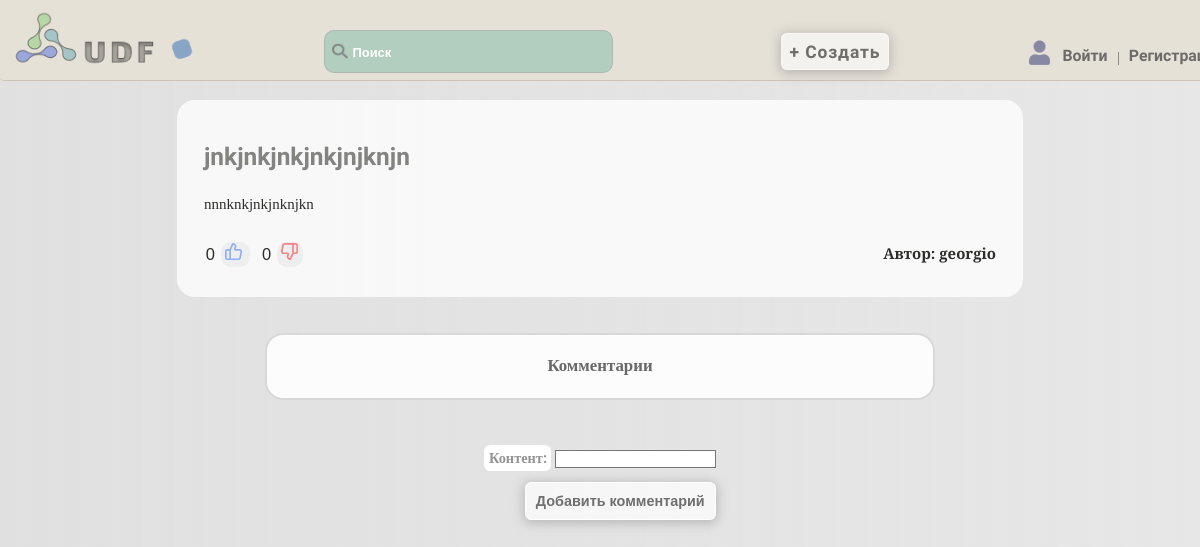
The page /5/review/ on the database its author committed.
### articles/models.py (models this page shows, shortened)
class Article(models.Model):
    title = models.CharField(max_length=255, verbose_name='Заголовок')
    content = models.TextField(verbose_name='Контент')
    author = models.ForeignKey(settings.AUTH_USER_MODEL, on_delete=models.CASCADE)
    created_at = models.DateTimeField(auto_now_add=True, verbose_name='Дата')
    photo = models.ImageField(upload_to='photo', blank=True, verbose_name='Изображение')
    likes = models.ManyToManyField(settings.AUTH_USER_MODEL, related_name='liked_articles')
    dislikes = models.ManyToManyField(settings.AUTH_USER_MODEL, related_name='disliked_articles')
    category = models.ForeignKey('Category', on_delete=models.PROTECT, verbose_name="Категория")

### accounts/models.py (models this page shows, shortened)
class User(AbstractUser):
    username = models.CharField(max_length=150, unique=True, verbose_name='Имя')
    password = models.CharField(max_length=128, null=False, blank=False, verbose_name='Пароль')
    bio = models.TextField(blank=True,verbose_name='Биография')
    country = models.CharField(max_length=50, blank=True, verbose_name='Страна')
    city = models.CharField(max_length=50, blank=True, verbose_name='Город')
    is_online = models.BooleanField(default=False, verbose_name='Статус')
    occupation = models.CharField(max_length=50, blank=True, verbose_name='Род деятельности')
    avatar = models.ImageField(upload_to='avatars', blank=True, verbose_name='Аватар')
    date_joined = models.DateTimeField(auto_now_add=True, verbose_name='Дата')
    email = models.EmailField(unique=True)
    gender_choices = [
        ('M', 'Мужчина'),
        ('F', 'Женщина'),
    ]
    gender = models.CharField(max_length=1, choices=gender_choices, blank=True, verbose_name='Пол')
    age = models.IntegerField(blank=True, null=True, verbose_name='Возраст')
    last_login = None
    groups = None
    user_permissions = None

### articles/views.py (the view, shortened to what this page needs)
# urls.py: path('<int:pk>/review/', review_article, name='review_article'),
def review_article(request, pk):
    article = get_object_or_404(Article, pk=pk)
    user_has_bookmark = False
    if request.user.is_authenticated:
        user_has_bookmark = article.bookmark_set.filter(user=request.user).exists()
    comment_form = CommentForm()
    comments = Comment.objects.filter(article=article)
    return render(request, 'articles/review_article.html', {'article': article, 'user_has_bookmark': user_has_bookmark, 'comment_form': comment_form, 'comments': comments})

### articles/forms.py
class CommentForm(forms.ModelForm):
    class Meta:
        model = Comment
        fields = ['content']
        widgets = {
            'content': TinyMCE(attrs={'class': 'content_comment'}),
        }

### articles/templates/articles/review_article.html (shortened to what this page needs)
{% extends 'core/base.html' %}
{% block content %}
<div class="review-container">
  <h3 class="review-title">{{ article.title }}</h3>
  <p>{{ article.content|safe|linebreaks }}</p>
  <p class="review-author"> Автор: {{ article.author.username }}</p>
   <p class="content-likes-dislikes-bookmarkio-article">
     <span id="likes-count-{{ article.id }}" style="font-family: Arial, serif; font-size: 1.1em; font-weight:500; padding: 2px;">{{ article.likes.count }}</span>
     <span class="like-button" data-article-id="{{ article.id }}" data-is-liked="{{ article.is_liked }}" data-is-disliked="{{ article.is_disliked }}">
     </span>
     <span id="dislikes-count-{{ article.id }}" style="font-family: Arial, serif; font-size: 1.1em; font-weight:500; padding: 2px;" >{{ article.dislikes.count }}</span>
     <span class="dislike-button" data-article-id="{{ article.id }}" data-is-liked="{{ article.is_liked }}" data-is-disliked="{{ article.is_disliked }}">
     </span>
   </p>
</div>
  <div class="comment-area">
    <h3>Комментарии</h3>
  </div>
  <div class="add-comment-area">
  <form method="post" action="{% url 'add_comment' article.id %}">
    {{ comment_form.as_p }}
  <button class="review-bt" type="submit">Добавить комментарий</button>
  </form>
  </div>
{% endblock %}

### core/static/css/style.css (style rules this page uses)
body { margin: 0; padding: 0; background: linear-gradient(to right, rgba(214, 213, 213, 0.73), rgba(214, 213, 213, 0.58)); zoom: 0.9; height: 100vh; opacity: 0; }
label, #id_username { color: rgba(100, 100, 100, 0.7); font-weight: bold; font-family: Roboto Condensed, serif; }
.content-likes-dislikes-bookmarkio-article { display: inline-block; }
.like-button, .dislike-button { background: rgba(74, 85, 98, 0.06); padding: 5px; border-radius: 11px; }
.like-button, .dislike-button { margin-right: 11px; cursor: pointer; }
.like-button svg, .dislike-button svg { width: 19px; height: 19px; }
.comment-area { padding: 5px; background-color: rgba(255, 255, 255, 0.88); border-radius: 20px; border: 3px solid rgba(128, 128, 128, 0.29); width: 730px; height: auto; color: rgba(72, 71, 71, 0.82); font-family: Georgia,serif; margin: 40px; }
.comment-area h3 { text-align: center; }
.review-bt { padding: 11px; font-size: 1em; font-weight: bold; background-color: rgba(255, 255, 255, 0.7); box-shadow: 0 2px 12px 2px rgba(112, 110, 110, 0.36); color: rgba(82, 81, 81, 0.82); border: 1px solid rgb(255, 255, 255); border-radius: 7px; transition: background-color ease-in-out 0.3s, color ease-in-out 0.3s; }
.add-comment-area form button.review-bt { float: right; }
.add-comment-area { margin-bottom: 40px; display: flex; justify-content: space-between; }
.add-comment-area label[for='id_content'] { padding: 5px; background-color: white; border-radius: 7px; }
.review-container { flex-basis: 50%; padding: 20px 30px; width: 880px; background-color: rgba(255, 255, 255, 0.78); border-radius: 20px; margin: 111px auto 0; }
.review-container .review-author { float: right; font-weight: 600; vertical-align: text-top; }
.review-container p { color: #2c2c2b; font-family: Spectral SC, serif; font-weight: 400; font-size: 1.04em; }
.review-title { font-family: Play, serif; font-size: 1.7em; color: rgba(109, 110, 105, 0.84); }

### rows shown on the page
Article: title "jnkjnkjnkjnkjnjknjn", content "nnnknkjnkjnknjkn", author.username "georgio", likes.count "0", dislikes.count "0"
